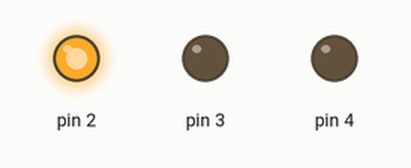
Bench run of a sketch on a simulated Arduino Uno, built with avr-gcc and run on an emulated ATmega328P. On the bench: output pins drawn as LEDs (lit = HIGH).

Above: at 0.5 s.
At 4.5 s:
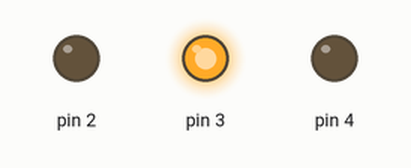
At 9.0 s:
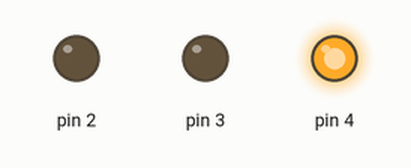
Timing chart, 0 to 15.6 s (numbered marks = the images above):
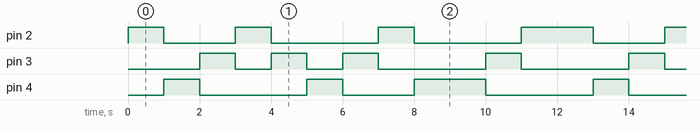

Measured:
- by itself, pin 2: repeats every 12.0 s: LOW 2.0 s, 2 × (HIGH 1.0 s, LOW 3.0 s), HIGH 2.0 s
- by itself, pin 3: repeats every 12.0 s: 2 × (LOW 1.0 s, HIGH 1.0 s), 2 × (LOW 3.0 s, HIGH 1.0 s)
- by itself, pin 4: repeats every 12.0 s: LOW 3.0 s, HIGH 1.0 s, LOW 2.0 s, HIGH 2.0 s, LOW 3.0 s, HIGH 1.0 s

The sketch:

modul1-perulangan.ino
```cpp
int timer = 1000;
// delay. Semakin tinggi angkanya, semakin lambat waktunya.
void setup() {
  // gunakan loop for untuk menginisialisasi setiap pin sebagai
  output:
  for (int ledPin = 2; ledPin < 5; ledPin++) {
  pinMode(ledPin, OUTPUT);
  }
}

void loop() {
    // looping dari pin rendah ke tinggi
    for (int ledPin = 2; ledPin < 5; ledPin++) {
    // hidupkan LED pin nya:
    digitalWrite(ledPin, HIGH);
    delay(timer);
    // matikan pin LED nya:
    digitalWrite(ledPin, LOW);

    // looping dari pin yang tinggi ke yang rendah
    for (int ledPin = 4; ledPin >= 2; ledPin--) {
    // menghidupkan pin:
    digitalWrite(ledPin, HIGH);
    delay(timer);
    // mematikan pin:
    digitalWrite(ledPin, LOW);
    }
  }
}
```
